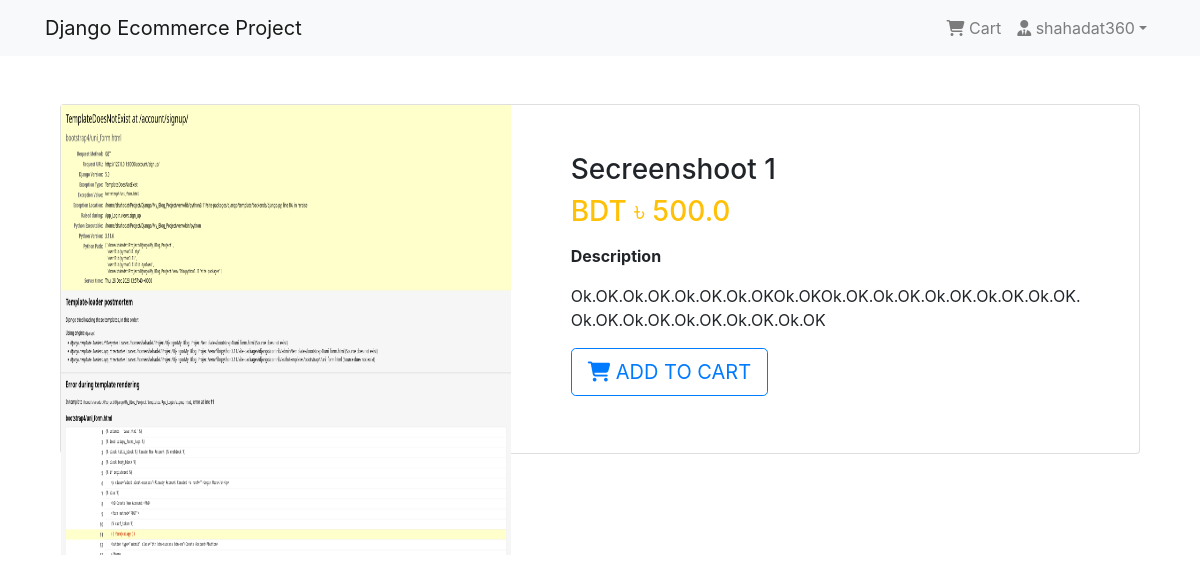
Page /product/3/ (signed in) on the committed database.
### App_Login/models.py (models this page shows, shortened)
class User(AbstractBaseUser, PermissionsMixin):
    email = models.EmailField(unique=True, null=False)
    is_staff = models.BooleanField(
        gettext_lazy('staff status'),
        default=False,
        help_text=gettext_lazy('Designates whether the user can log into this admin site')
    )
    is_active = models.BooleanField(
        gettext_lazy('active'),
        default=True,
        help_text=gettext_lazy(
            'Designates whether this user should be treated as active. Unselect this instead of deleting')
    )
    USERNAME_FIELD = 'email'
    objects = MyUserManager()

class Profile(models.Model):
    user = models.OneToOneField(User, on_delete=models.CASCADE, related_name='profile')
    username = models.CharField(max_length=264, blank=True)
    full_name = models.CharField(max_length=264, blank=True)
    address_1 = models.TextField(blank=True, max_length=300)
    city = models.CharField(max_length=40, blank=True)
    zipcode = models.CharField(max_length=10, blank=True)
    country = models.CharField(max_length=50, blank=True)
    phone = models.CharField(max_length=15, blank=True)
    date_joined = models.DateTimeField(auto_now_add=True)

### App_Shop/models.py (models this page shows, shortened)
class Product(models.Model):
    mainImage = models.ImageField(upload_to='Products')
    name = models.CharField(max_length=264)
    category = models.ForeignKey(Category, on_delete=models.CASCADE, related_name='category')
    preview_text = models.TextField(max_length=200, verbose_name='Preview Text')
    detail_text = models.TextField(max_length=1000, verbose_name='Detail Text')
    price = models.FloatField()
    old_price = models.FloatField(default=0.00)
    created = models.DateTimeField(auto_now_add=True)
    class Meta:
        ordering = ['-created']

### App_Shop/views.py (the view)
# urls.py: path('product/<int:pk>/', views.ProductDetail.as_view(), name='product_detail')
class ProductDetail(DetailView, LoginRequiredMixin):
    model = Product
    template_name = 'App_Shop/product_detail.html'

### App_Shop/templates/App_Shop/product_detail.html
{% extends  'base.html' %}
{% block body_block %}
        <div class="container my-5">
            <div class="card">
                <div class="row">
                    <aside class="col-sm-5 border-right">
                        <article class="gallery-warp">
                            <div class="img-big-warp">
                                <div>
                                    <a href=""><img src="/media/{{ object.mainImage }}" alt="" style="width: 450px"></a>
                                </div>
                            </div>
                        </article>
                    </aside>
                    <aside class="col-sm-7">
                        <article class="card-body p-5">
                            <h3 class="title mp-3">{{ object.name }}</h3>
                            <p class="price-detail-warp">
                                <span class="price h3 text-warning">
                                    <span class="currency">BDT &#2547;</span>
                                    <span class="num">{{ object.price }}</span>
                            </span></p>
                            <dl class="item-property">
                                <dt>Description</dt>
                                <dd>
                                    <p>{{ object.detail_text|linebreaks }}</p>
                                </dd>
                            </dl>
                            <a href="{% url 'App_Order:add' pk=object.pk %}" class="btn btn-lg btn-outline-primary text-uppercase"><i class="fas fa-shopping-cart"></i> Add to Cart </a>
                        </article>
                    </aside>
                </div>
            </div>
        </div>
{% endblock %}

### templates/navbar.html (shortened to what this page needs)
<nav class="navbar navbar-expand-lg navbar-light bg-light">
    <div class="container">
        <a href="{% url 'App_Shop:index' %}" class="navbar-brand">Django Ecommerce Project</a>
        <div class="collapse navbar-collapse" id="navbarNav">
            <ul class="navbar-nav ml-auto">
                {% if request.user.is_authenticated %}
                    <li class="nav-item">
                        <a href="#" class="nav-link">
                            <i class="fa fa-shopping-cart"></i> Cart
                        </a>
                    </li>
                    <li class="nav-item dropdown">
                        <a class="nav-link dropdown-toggle" href="#" id="navbarDropdown" role="button" data-toggle="dropdown" aria-haspopup="true"
                        aria-expanded="false"><i class="fa fa-user-tie"></i>  {{ request.user.profile.username }}</a>
                    </li>
                {% else %}
                    <li class="nav-item">
                        <a href="{% url 'App_Login:login' %}" class="btn btn-primary btn-sm">Login</a>
                    </li>
                {% endif %}
            </ul>
        </div>
    </div>
</nav>

### static/css/main.css (style rules this page uses)
.gallery-warp .img-big-warp img { height: 450px; width: auto; display: inline-block; cursor: zoom-in; }

### templates/base.html (style rules this page uses)
.card { height: 350px; }

### rows in the picture
User: user.profile.username "shahadat360"
Product: mainImage (picture), name "Secreenshoot 1", price "500.0", detail_text "Ok.OK.Ok.OK.Ok.OK.Ok.OKOk.OKOk.OK.Ok.OK.Ok.OK.Ok.OK.Ok.OK.Ok.OK.Ok.OK.Ok.OK.Ok.OK.Ok.OK"
